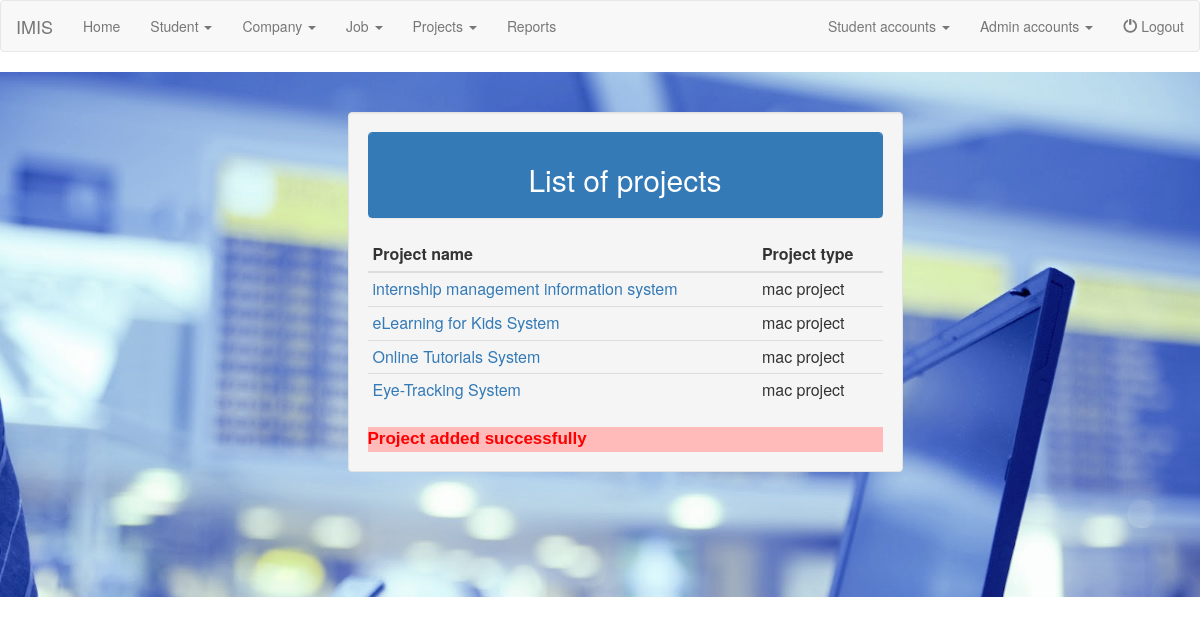
/project_view.php?q=2 (signed in), run on the app's committed database.
### tables this page shows
CREATE TABLE `project_info` (
  `id` int(100) NOT NULL,
  `project_type` varchar(100) NOT NULL,
  `project_name` varchar(100) NOT NULL,
  `project_description` varchar(500) NOT NULL
);

### project_view.php (the view, shortened to what this page needs)
<!doctype>
<html>
<head>
</head>
<body>
<?php
include "header.php";
include "connection.php";
$query="select * from project_info";
$result=mysqli_query($conn,$query);
?>
<div style="background-image: url('images/project.jpeg');padding: 40px;height:525px;background-size: 100%;background-repeat: no-repeat">
    <div class="container">
        <div class="row">
            <div class="col-md-3">
            </div>
            <div class="col-md-6">
                <div class="well">
                    <div class="panel panel-primary">
                        <div class="panel-heading"><center><h2>List of projects</h2></center></div>
                    </div>
                    <table class="table table-condensed">
                        <thead>
                        <tr>
                            <th>Project name</th>
                            <th>Project type</th>
                        </tr>
                        </thead>
                        <tbody>
                        <?php
                        while($row=mysqli_fetch_array($result))
                        {
                            ?>
                            <tr>
                                <td><a href="project_view_action.php?project_name=<?php echo $row[2] ?>" target="_blank"><?php echo $row[2] ?></td>
                                <td><?php echo $row[1] ?></a></td>
                            </tr>
                            <?php
                        }
                        ?>
                        </tbody>
                    </table>
                    <?php
                    if(isset($_REQUEST['q']))
                    {
                    ?>
                    <div class="error">
                        <?php
                        if(isset($_REQUEST['q']) && $_REQUEST['q']==2)
                            echo "<span style='color:red;'>Project added successfully</span>";
                        ?>
                    </div>
                        <?php
                    }
                    ?>
                </div>
            </div>
        </div>
    </div>
</div>
</body>
</html>

### project_view.php (style rules this page uses)
.error { font-family:Arial, Helvetica, sans-serif; font-size:17px; font-weight: bold; color: #D8000C; background-color: #FFBABA; }

### data on the page
project_info: project_name "internship management information system", project_type "mac project"
project_info: project_name "eLearning for Kids System", project_type "mac project"
project_info: project_name "Online Tutorials System", project_type "mac project"
project_info: project_name "Eye-Tracking System", project_type "mac project"
